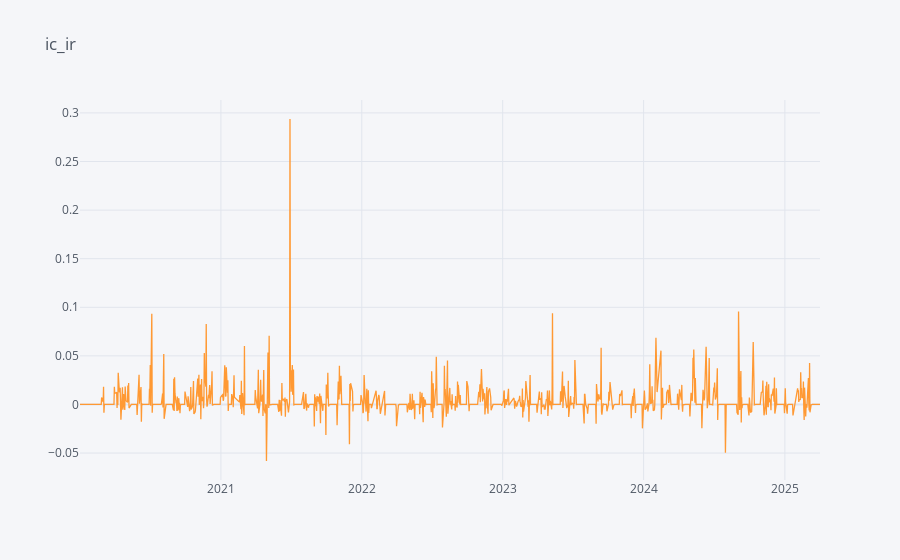

Here is the notebook cell this chart was saved with:
### Code cell
def calculate_return_series(ic_ir_factor, Top_n, exp_ret, stop_loss=-0.02, plot=False):
    Top_n = int(Top_n)
    month_end_dates = ic_ir_factor.groupby(ic_ir_factor.index.to_period("M")).apply(lambda x: x.index.max()).values

    def fill_signal(signal, weight):
        filled_signal = pd.DataFrame(index=weight.index, columns=weight.columns)
        first_date = month_end_dates[0]
        filled_signal.loc[:first_date] = signal.loc[first_date].values

        for i in range(len(month_end_dates) - 1):
            current_date, next_date = month_end_dates[i], month_end_dates[i + 1]
            date_range = weight.loc[current_date:next_date].index
            filled_signal.loc[date_range] = signal.loc[current_date].values

        return filled_signal.dropna(how='all') > 0

    signal_bool = {
        "ic_ir": (ic_ir_factor.rank(axis=1, ascending=False, method='first') <= Top_n).astype(int),
    }

    filled_signals = {
        k: fill_signal(
            v,
            ic_ir_factor if k == "ic_ir" else None
        )
        for k, v in signal_bool.items()
    }

    W_df = {k: signal.astype(int) / Top_n for k, signal in filled_signals.items()}

    def apply_stop_loss(weighting, exp_ret, stop_loss):
        adjusted = weighting.copy().fillna(0)

        for stock in adjusted.columns:
            holding = adjusted[stock] > 0
            periods = holding.astype(int).diff().fillna(0)

            # 找每次進場日
            entry_dates = periods[periods == 1].index
            for entry in entry_dates:
                # 找這次持有期間
                holding_period = holding.loc[entry:]
                holding_end = holding_period[holding_period == False].index
                exit = holding_end[0] if not holding_end.empty else holding.index[-1]
                position = exp_ret[stock].loc[entry:exit]

                cum_return = (position + 1).cumprod()
                peak = cum_return.cummax()
                drawdown = cum_return / peak - 1

                stop_hit = drawdown[drawdown < stop_loss]
                if not stop_hit.empty:
                    stop_day = stop_hit.index[0]
                    adjusted.loc[stop_day:exit, stock] = 0


        # normalize 權重
        norm = adjusted.sum(axis=1)
        adjusted = adjusted.div(norm, axis=0).fillna(0)
        return adjusted

    def calculate_return(weighting, stop_loss=0):
        adj_weight = apply_stop_loss(weighting, exp_ret, stop_loss)
        delta_weight = adj_weight.diff()
        buy_fee = delta_weight[delta_weight > 0] * (0.001425 * 0.3 + 0.003)
        sell_fee = delta_weight[delta_weight < 0].abs() * (0.001425 * 0.3)

        daily_ret = (adj_weight * exp_ret).sum(axis=1)
        cost = buy_fee.fillna(0).sum(axis=1) + sell_fee.fillna(0).sum(axis=1)

        return daily_ret - cost

    weightings = {k: W_df[k] for k in W_df}
    return_series = {k: calculate_return(w, stop_loss) for k, w in weightings.items()}

    if plot:
        for k, v in return_series.items():
            v.iplot(title=k)

    bt_ret = pd.concat({
        'ic_ir_return': return_series['ic_ir'],
    }, axis=1).loc['2020':].iloc[:-2]

    return bt_ret, weightings

bt_ret, weightings = calculate_return_series(ic_ir[mask].loc['2020':],Top_n, exp_ret_fu.loc['2020':],plot=True)

### Figure 1 — Plotly figure (JSON) as saved in the notebook; plotly's stock layout.template omitted (floating-point values rounded to 4 significant figures; data arrays with more than 128 entries replaced by an {"elided": "..."} marker saying what was removed)
{"data": [{"line": {"color": "rgba(255, 153, 51, 1.0)", "dash": "solid", "shape": "linear", "width": 1.3}, "mode": "lines", "name": "None", "text": "", "type": "scatter", "x": {"elided": "1273 str values"}, "y": {"elided": "1273 float values"}}], "layout": {"legend": {"bgcolor": "#F5F6F9", "font": {"color": "#4D5663"}}, "paper_bgcolor": "#F5F6F9", "plot_bgcolor": "#F5F6F9", "title": {"font": {"color": "#4D5663"}, "text": "ic_ir"}, "xaxis": {"gridcolor": "#E1E5ED", "showgrid": true, "tickfont": {"color": "#4D5663"}, "title": {"font": {"color": "#4D5663"}, "text": ""}, "zerolinecolor": "#E1E5ED"}, "yaxis": {"gridcolor": "#E1E5ED", "showgrid": true, "tickfont": {"color": "#4D5663"}, "title": {"font": {"color": "#4D5663"}, "text": ""}, "zerolinecolor": "#E1E5ED"}}}
